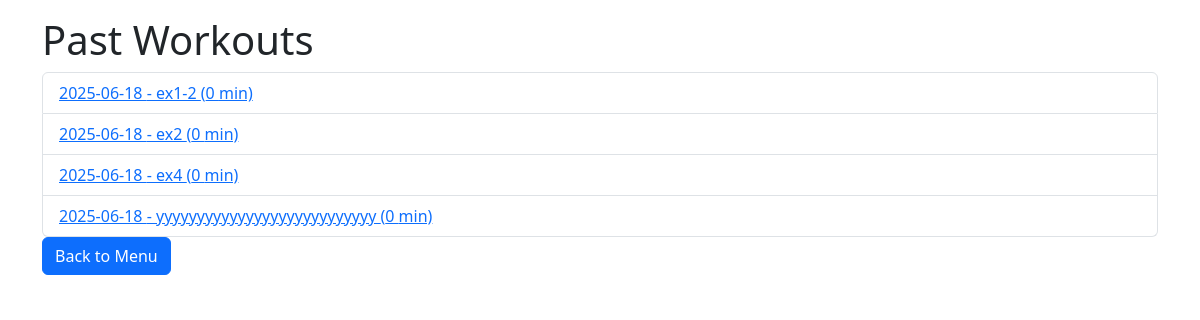
The app's page /past_workouts, older data.
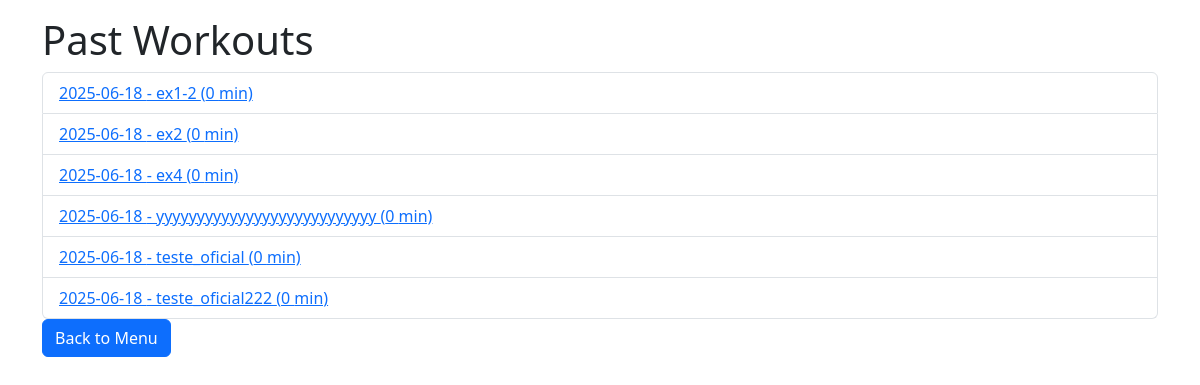
The same page, newer data.
### app.py (models this page shows)
class Workout(db.Model):
    id = db.Column(db.Integer, primary_key=True)
    title = db.Column(db.String(100))
    date = db.Column(db.Date)
    duration = db.Column(db.Integer)  # in seconds
    timestamp = db.Column(db.DateTime, default=datetime.utcnow)

### app.py (the view)
@app.route('/past_workouts')
def past_workouts():
    workouts = Workout.query.order_by(Workout.date.desc()).all()
    return render_template('past_workouts.html', workouts=workouts)

### templates/past_workouts.html (shortened to what this page needs)
<!DOCTYPE html>
<html>
<head>
    <link href="https://cdn.jsdelivr.net/npm/bootstrap@5.3.0/dist/css/bootstrap.min.css" rel="stylesheet">
    <link href="{{ url_for('static', filename='style.css') }}" rel="stylesheet">
</head>
<body>
    <div class="container py-3">
        <h1>Past Workouts</h1>
        <ul class="list-group">
            {% for workout in workouts %}
                <li class="list-group-item">
                    <a href="{{ url_for('workout_details', workout_id=workout.id) }}">{{ workout.date }} - {{ workout.title }} ({{ workout.duration // 60 }} min)</a>
                </li>
            {% endfor %}
        </ul>
        <a href="{{ url_for('main_menu') }}" class="btn btn-primary back-button">Back to Menu</a>
    </div>
</body>
</html>

Row changes from the older to the newer data that the page shows:
added Workout: date "2025-06-18", title "teste_oficial", duration "0"
added Workout: date "2025-06-18", title "teste_oficial222", duration "0"
